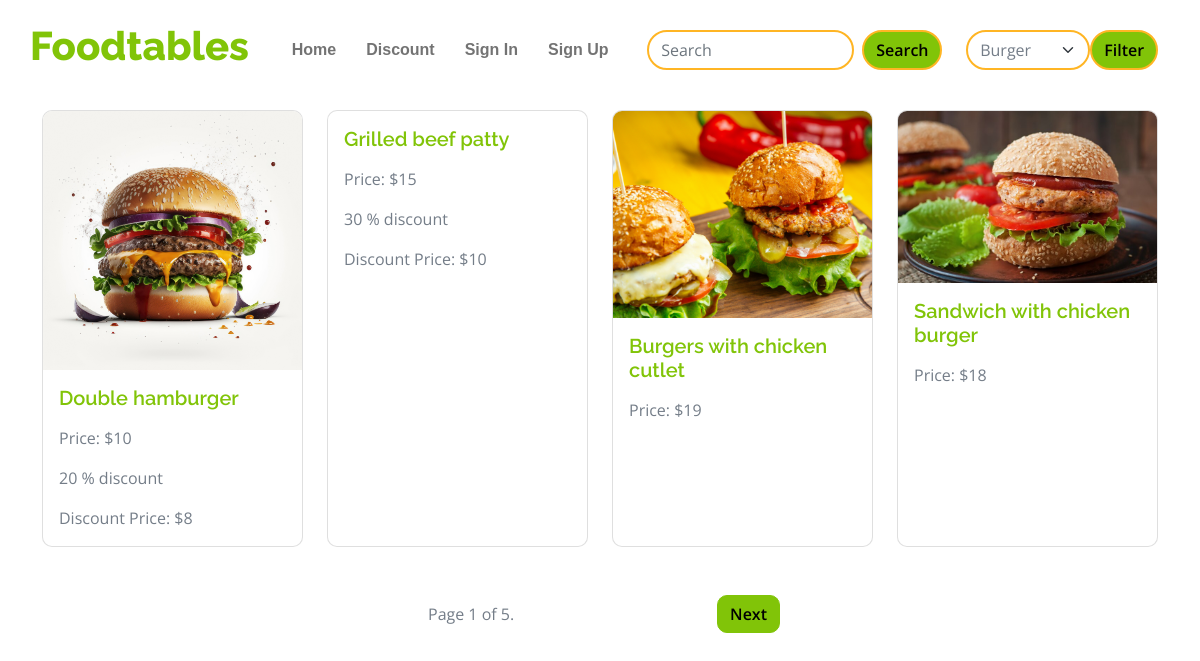
The page / on the database its author committed.
### store/models.py (models this page shows, shortened)
class Food(models.Model):
    food_name = models.CharField(max_length=50)
    price = models.IntegerField()
    dis_count_availave = models.BooleanField(default=False,null=True)
    parcentage_of_discount = models.IntegerField(null=True,blank = True)
    category = models.ForeignKey(Category,on_delete=models.CASCADE)
    food_img =models.ImageField(upload_to='photos/foodes')
    descriptons=models.TextField()
    slug = models.SlugField(max_length= 100, unique = True,default=None)
    buyers = models.ManyToManyField(User, related_name='bought_foods',blank = True)
    commentors = models.ManyToManyField(User , related_name='comment_foods',blank = True)
    def price_after_discout(self):
         pirce = self.price
         if self.dis_count_availave:
              pirce -= (pirce*self.parcentage_of_discount)/100
              pirce = int(pirce)
         return pirce

### food_zone/views.py (the view)
# urls.py: 2. Add a URL to urlpatterns:  path('', views.home, name='home')
def home(request):
    if request.method == 'POST':
        cata = request.POST.get('category')
        catagory = Category.objects.get(category_name=cata)
        all_food_now = Food.objects.filter(category=catagory)
    else:
       all_food_now = Food.objects.all()
    catagories = Category.objects.all()
    page = request.GET.get('page')
    paginator = Paginator(all_food_now, 4)
    all_food = paginator.get_page(page)
    return render(request,'index.html',{'items':all_food,'catagories': catagories})

### templates/index.html (shortened to what this page needs)
{% extends "base.html" %}
{% load static %}
{% block filter %}
            <form class="d-flex mx-auto" method="post" action="{% url 'home' %}">
                <select class="form-select border-2 border-secondary rounded-pill" name="category">
                    {% for i in catagories %}
                    <option value="{{i.category_name}}">{{i.category_name}}</option>
                    {% endfor %}
                </select>
                <button class="btn btn-primary border-2 border-secondary rounded-pill" type="submit">Filter</button>
            </form>
            {% endblock %}
{% block body %}
<div class="container" style="padding-top: 10px;">
    <div class="row row-cols-1 row-cols-sm-2 row-cols-md-4 g-4">
        {% for product in items %}
        <div class="col">
            <div class="card h-100">
                <img src="{{ product.food_img.url }}" class="card-img-top" alt="{{ product.title }}">
                <div class="card-body">
                    <h5 class="card-title"><a href="{% url 'pro_detials' product.id %}">{{ product.food_name }}</a></h5>
                    <p class="card-text">Price: ${{ product.price }}</p>
                    {% if product.dis_count_availave %}
                        <p class="card-text">{{ product.parcentage_of_discount }} % discount </p>
                        <p class="card-text">Discount Price: ${{ product.price_after_discout }}</p>
                    {% endif %}
                </div>
            </div>
        </div>
        {% endfor %}
    </div>
</div>
<nav class="mt-4" aria-label="Page navigation sample" style="width:30%; margin: auto;">
    <div class="d-flex justify-content-between align-items-center">
        <div>
            <span>
                <span class="mx-2" style=" margin: auto;">
                    Page {{ items.number }} of {{ items.paginator.num_pages }}.
                </span>
            </span>
        </div>
        <div>
            {% if items.has_next %}
            <a class="btn btn-primary" href="?page={{ items.next_page_number }}" role="button">Next</a>
            {% endif %}
        </div>
    </div>
</nav>
{% endblock %}

### templates/base.html (shortened to what this page needs)
<!DOCTYPE html>
<html lang="en">
    {% load static %}
    <head>
        <link rel="stylesheet" href="https://use.fontawesome.com/releases/v5.15.4/css/all.css"/>
        <link href="https://cdn.jsdelivr.net/npm/bootstrap-icons@1.4.1/font/bootstrap-icons.css" rel="stylesheet">
        <link href="{% static 'lib/lightbox/css/lightbox.min.css' %}" rel="stylesheet">
        <link href="{% static 'lib/owlcarousel/assets/owl.carousel.min.css' %}" rel="stylesheet">
        <link href="{% static 'css/bootstrap.min.css'%}" rel="stylesheet">
        <link href="{% static 'css/style.css'%}" rel="stylesheet">
    </head>
    <body>
<div class="container px-0">
    <nav class="navbar navbar-light bg-white navbar-expand-lg">
        <a href="{% url 'home' %}" class="navbar-brand"><h1 class="text-primary display-6">Foodtables</h1></a>
        <div class="collapse navbar-collapse bg-white" id="navbarCollapse">
            <div class="navbar-nav mx-auto">
                <a href="{% url 'home' %}" class="nav-item nav-link" style="font-weight: bold; font-family: Arial, sans-serif;">Home</a>
                <a href="{% url 'dicout_page' %}" class="nav-item nav-link" style="font-weight: bold; font-family: Arial, sans-serif;">Discount</a>
                {% if request.user.is_authenticated %}
                <a href="{% url 'user_profile' %}" class="nav-item nav-link" style="font-weight: bold; font-family: Arial, sans-serif;">Profile</a>
                <a href="{% url 'log_out' %}" class="nav-item nav-link" style="font-weight: bold; font-family: Arial, sans-serif;">Logout</a>
                <a href="{% url 'show_my_cart' %}" class="nav-item nav-link" style="font-weight: bold; font-family: Arial, sans-serif;">Cart</a>
                {% else %}
                <a href="{% url 'login' %}" class="nav-item nav-link" style="font-weight: bold; font-family: Arial, sans-serif;">Sign In</a>
                <a href="{% url 'sign_up' %}" class="nav-item nav-link" style="font-weight: bold; font-family: Arial, sans-serif;">Sign Up</a>
                {% endif %}
            </div>
            <form class="d-flex mx-auto" method="post" action="{% url 'search_feature' %}">
                <input class="form-control me-2 border-2 border-secondary rounded-pill" type="search" placeholder="Search" aria-label="Search"  name="search_query" required aria-label="Search">
                <button class="btn btn-primary border-2 border-secondary rounded-pill" type="submit">Search</button>
            </form>
            {% block filter %}{% endblock %}
        </div>
    </nav>
</div>
        {% block body %}
        {% endblock %}
    </body>
</html>

### static/css/style.css (style rules this page uses)
.btn { font-weight: 600; transition: .5s; }
.btn.border-secondary { transition: 0.5s; }
.navbar .navbar-nav .nav-link { padding: 10px 15px; font-size: 16px; transition: .5s; }
.navbar { height: 100px; border-bottom: 1px solid rgba(255, 255, 255, .1); }

### rows shown on the page
Food: food_img (picture), food_name "Double hamburger", price "10", parcentage_of_discount "20", price_after_discout "8"
Food: food_name "Grilled beef patty", price "15", parcentage_of_discount "30", price_after_discout "10"
Food: food_img (picture), food_name "Burgers with chicken cutlet", price "19"
Food: food_img (picture), food_name "Sandwich with chicken burger", price "18"

### other values the page prints
{{ items.number }} "1"
{{ items.paginator.num_pages }} "5"
form field category "Burger"
